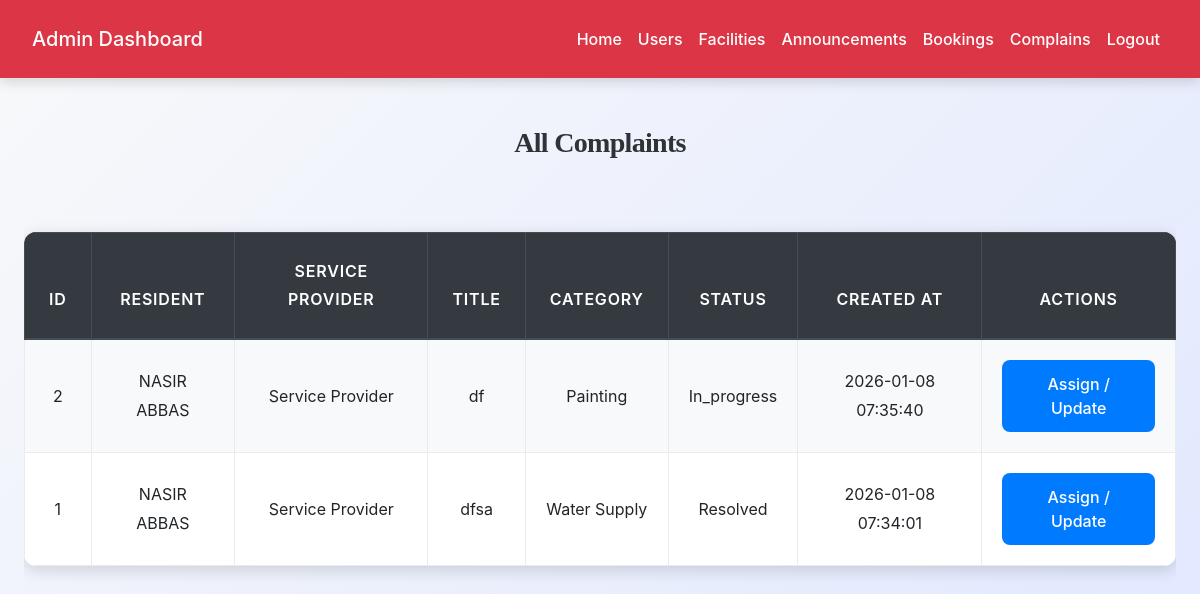
Screenshot of /admin/view_complaints.php (signed in) with the database file from the repository.
### tables this page shows
CREATE TABLE `complaints` (
  `id` int(11) NOT NULL,
  `resident_id` int(11) NOT NULL,
  `service_provider_id` int(11) DEFAULT NULL,
  `title` varchar(200) NOT NULL,
  `description` text NOT NULL,
  `category` varchar(100) DEFAULT NULL,
  `status` enum('open','assigned','in_progress','resolved','closed') DEFAULT 'open',
  `created_at` timestamp NOT NULL DEFAULT current_timestamp(),
  `resolved_at` timestamp NULL DEFAULT NULL
);

CREATE TABLE `users` (
  `id` int(11) NOT NULL,
  `full_name` varchar(100) NOT NULL,
  `email` varchar(100) NOT NULL,
  `phone` varchar(20) DEFAULT NULL,
  `password` varchar(255) NOT NULL,
  `role` enum('admin','resident','service_provider') NOT NULL,
  `address` text DEFAULT NULL,
  `profile_picture` varchar(255) DEFAULT NULL,
  `status` enum('active','inactive','pending') DEFAULT 'pending',
  `house_no` varchar(20) DEFAULT NULL,
  `block` varchar(20) DEFAULT NULL,
  `service_type` varchar(50) DEFAULT NULL,
  `experience_years` int(11) DEFAULT NULL,
  `created_at` timestamp NOT NULL DEFAULT current_timestamp(),
  `updated_at` timestamp NOT NULL DEFAULT current_timestamp() ON UPDATE current_timestamp()
);

### admin/view_complaints.php (the view, shortened to what this page needs)
<?php
include('config.php');
$query = "
    SELECT c.*, r.full_name AS resident_name, sp.full_name AS provider_name
    FROM complaints c
    JOIN users r ON c.resident_id = r.id
    LEFT JOIN users sp ON c.service_provider_id = sp.id
    ORDER BY c.created_at DESC
";
$result = mysqli_query($conn, $query);
?>
<!DOCTYPE html>
<html lang="en">
<head>
    <link rel="stylesheet" href="https://maxcdn.bootstrapcdn.com/bootstrap/4.5.2/css/bootstrap.min.css">
    <link rel="stylesheet" href="../css/style.css">
</head>
<body>
<?php include('admin_navbar.php'); ?>
<div class="container mt-5">
    <h3>All Complaints</h3>
    <div class="table-responsive mt-3">
        <table class="table table-bordered table-striped">
            <thead class="thead-dark">
                <tr>
                    <th>ID</th>
                    <th>Resident</th>
                    <th>Service Provider</th>
                    <th>Title</th>
                    <th>Category</th>
                    <th>Status</th>
                    <th>Created At</th>
                    <th>Actions</th>
                </tr>
            </thead>
            <tbody>
                <?php while ($row = mysqli_fetch_assoc($result)): ?>
                    <tr>
                        <td><?= $row['id'] ?></td>
                        <td><?= htmlspecialchars($row['resident_name']) ?></td>
                        <td><?= htmlspecialchars($row['provider_name'] ?? '-') ?></td>
                        <td><?= htmlspecialchars($row['title']) ?></td>
                        <td><?= htmlspecialchars($row['category']) ?></td>
                        <td><?= ucfirst($row['status']) ?></td>
                        <td><?= $row['created_at'] ?></td>
                        <td>
                            <button class="btn btn-primary btn-sm" data-toggle="modal" data-target="#updateModal<?= $row['id'] ?>">Assign / Update</button>
                        </td>
                    </tr>
                <?php endwhile; ?>
            </tbody>
        </table>
    </div>
</div>
</body>
</html>

### css/style.css (style rules this page uses)
:root { --primary: #007bff; --secondary: #6c757d; --success: #28a745; --info: #17a2b8; --warning: #ffc107; --danger: #dc3545; --light: #f8f9fa; --dark: #2d3436; --accent: #ff6f61; --highlight: #6f42c1; --shadow: rgba(0, 0, 0, 0.15); --transition: all 0.3s ease-in-out; }
body { font-family: 'Inter', 'Segoe UI', Tahoma, Geneva, Verdana, sans-serif; background: linear-gradient(135deg, var(--light) 0%, #e0e7ff 100%); color: var(--dark); line-height: 1.8; margin: 0; padding: 0; min-height: 100vh; font-size: 16px; }
h1, h2, h3, h4 { text-align: center; margin: 2.5rem 0; font-family: 'Georgia', 'Times New Roman', serif; color: var(--dark); font-weight: 700; letter-spacing: -0.025em; }
h3 { font-size: 1.75rem; }
.container { max-width: 1200px; margin: 0 auto 3rem; padding: 0 1.5rem; }
.table { width: 100%; border-collapse: collapse; margin: 2rem 0; font-size: 1rem; background-color: #ffffff; border-radius: 12px; overflow: hidden; box-shadow: 0 4px 16px var(--shadow); transition: var(--transition); }
.table th, .table td { padding: 1.25rem; border: 1px solid #e9ecef; text-align: center; vertical-align: middle; }
.table thead th { background-color: rgb(0, 0, 0); color: white; font-weight: 600; text-transform: uppercase; letter-spacing: 0.05em; padding: 1.5rem; }
.table tbody tr { transition: var(--transition); }
.table tbody tr:nth-child(odd) { background-color: var(--light); }
.btn-primary { background-color: var(--primary); color: #fff; border: none; border-radius: 8px; padding: 0.75rem 1.5rem; font-size: 1rem; font-weight: 500; cursor: pointer; transition: var(--transition); display: inline-flex; align-items: center; justify-content: center; }

### rows the page displays
complaints: id "2", resident.full_name "NASIR ABBAS", service_provider.full_name "Service Provider", title "df", category "Painting", status "In_progress", created_at "2026-01-08 07:35:40"
complaints: id "1", resident.full_name "NASIR ABBAS", service_provider.full_name "Service Provider", title "dfsa", category "Water Supply", status "Resolved", created_at "2026-01-08 07:34:01"
